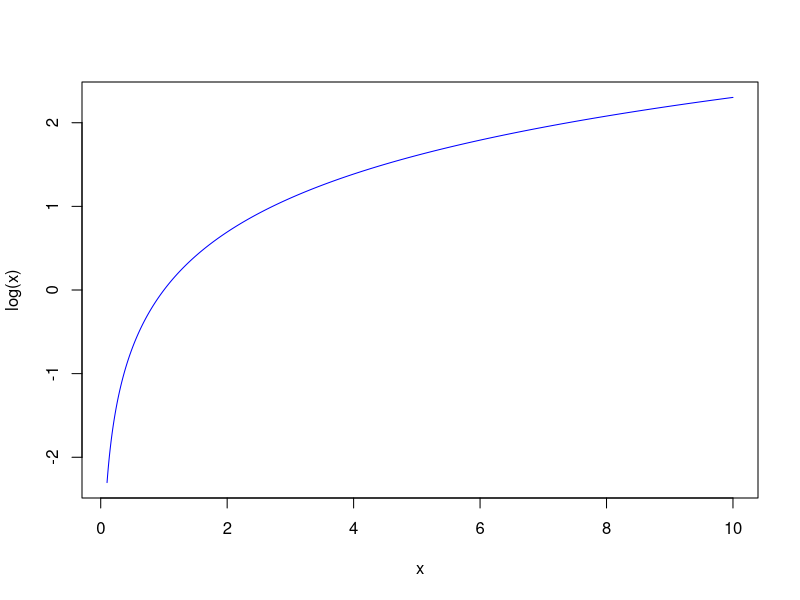
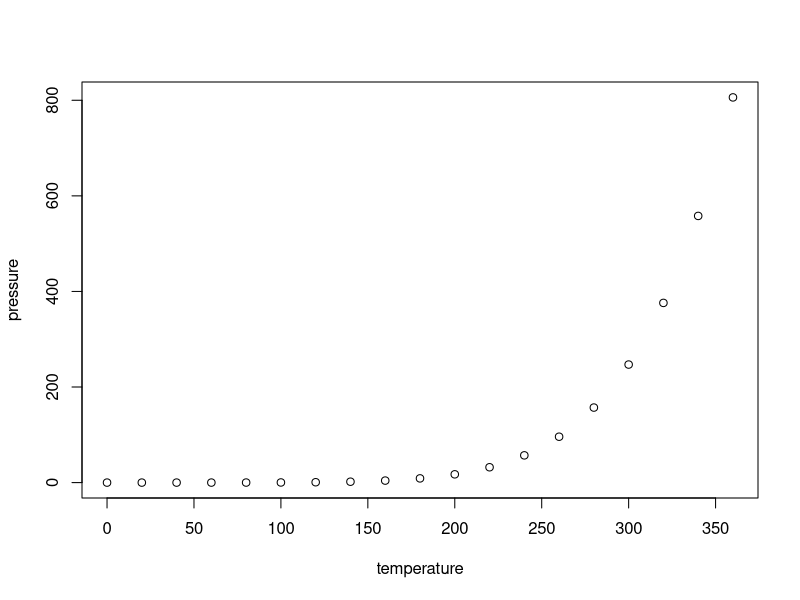
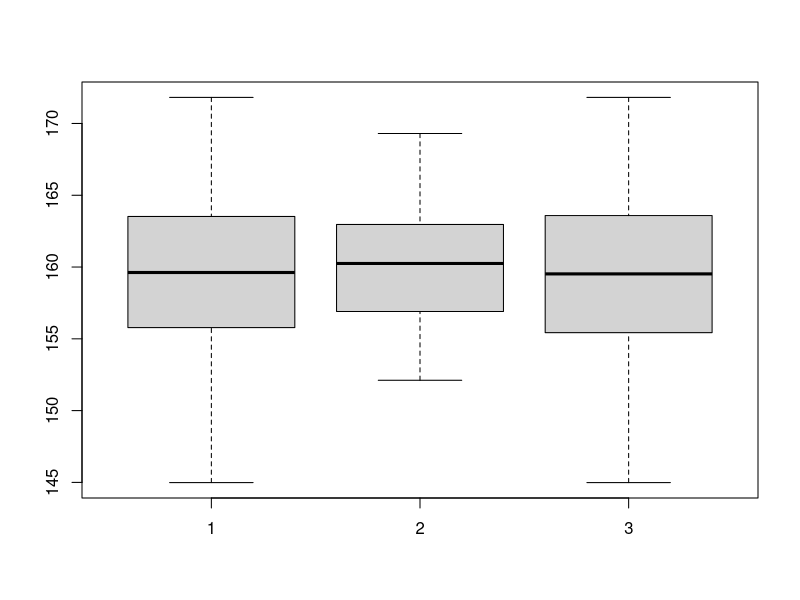

The R source for these figures, in order:
## ---- chunk 1
knitr::opts_chunk$set(echo = TRUE)
## ---- chunk 2
x <- seq(from=0.1,to=10,by=0.01)
plot(x,log(x),type='l',col='blue')
## ---- chunk 3
plot(pressure)
## ---- chunk 4
x <- c(1,2,4)
x
class(x)
y <- c(sqrt(2),sqrt(3),sqrt(5))
y
class(y)
z <- c('pepito','juanito','zumalacarregui')
z
class(z)
## ---- chunk 5
taille <- c(1.88,1.65,1.92,1.76)
taille
class(taille)
sexe <- c("h","f","h","f")
sexe
class(sexe)
## ---- chunk 6
x <- rep('pepito',3)
x
y <- rep(c(sqrt(2),3),4)
y
## ---- chunk 7
x <- seq(from=-10,to=10,by=2.5)
x
## ---- chunk 8
x
x[3:5]
length(x[3:5])
## ---- chunk 9
pi
LETTERS
letters
month.name
month.abb
## ---- chunk 10
taille <- c(1.88,NA,1.65,1.92,1.76,NA)
taille
mean(taille,na = 'TRUE')
sd(taille,na = 'TRUE')
length(taille)
class(taille)
is.na(taille)
summary(taille)
sexe <- c("h","f",NA,"h",NA,"f")
sexe
## ---- chunk 11
sexe <- c(rep("f",25), rep("h",50))
taille <- rnorm(75,160,5)
bd <- data.frame(sexe,taille)
taille.f <- bd$taille[sexe == "f"]
taille.h <- bd$taille[sexe == "h"]
boxplot(taille,taille.f,taille.h)
